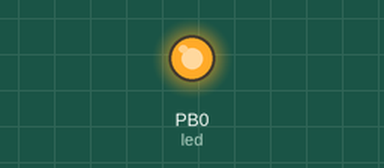
Bench run of a sketch on a simulated ATtiny85, built with avr-gcc and run on an emulated ATtiny85. On the bench: output pins drawn as LEDs (lit = HIGH).

Above: at 0.5 s.
At 3.5 s:
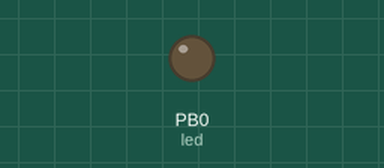
Timing chart, 0 to 7.8 s (numbered marks = the images above):
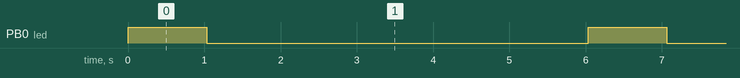

Measured:
- by itself, PB0 (led): alternates HIGH for 1.0 s and LOW for 5.0 s

The sketch:

DigiKeyboard_Shutdown.ino
```cpp
// Evil program to toggle CAPS LOCK on and off.

#include "DigiKeyboard.h"

int led = 0;  // Change to pin 1 for MODEL A
int on_wait = 1000;  // How long to toggle CAPS LOCK for.
int off_wait = 5000;  // Delay between toggles.

void setup() {
  pinMode(led, OUTPUT);
  DigiKeyboard.update();
}

void loop() {
  digitalWrite(led, 1);
  delay(on_wait);
  DigiKeyboard.println("Hello World!!");
  digitalWrite(led, 0);
  delay(off_wait);
}
```
